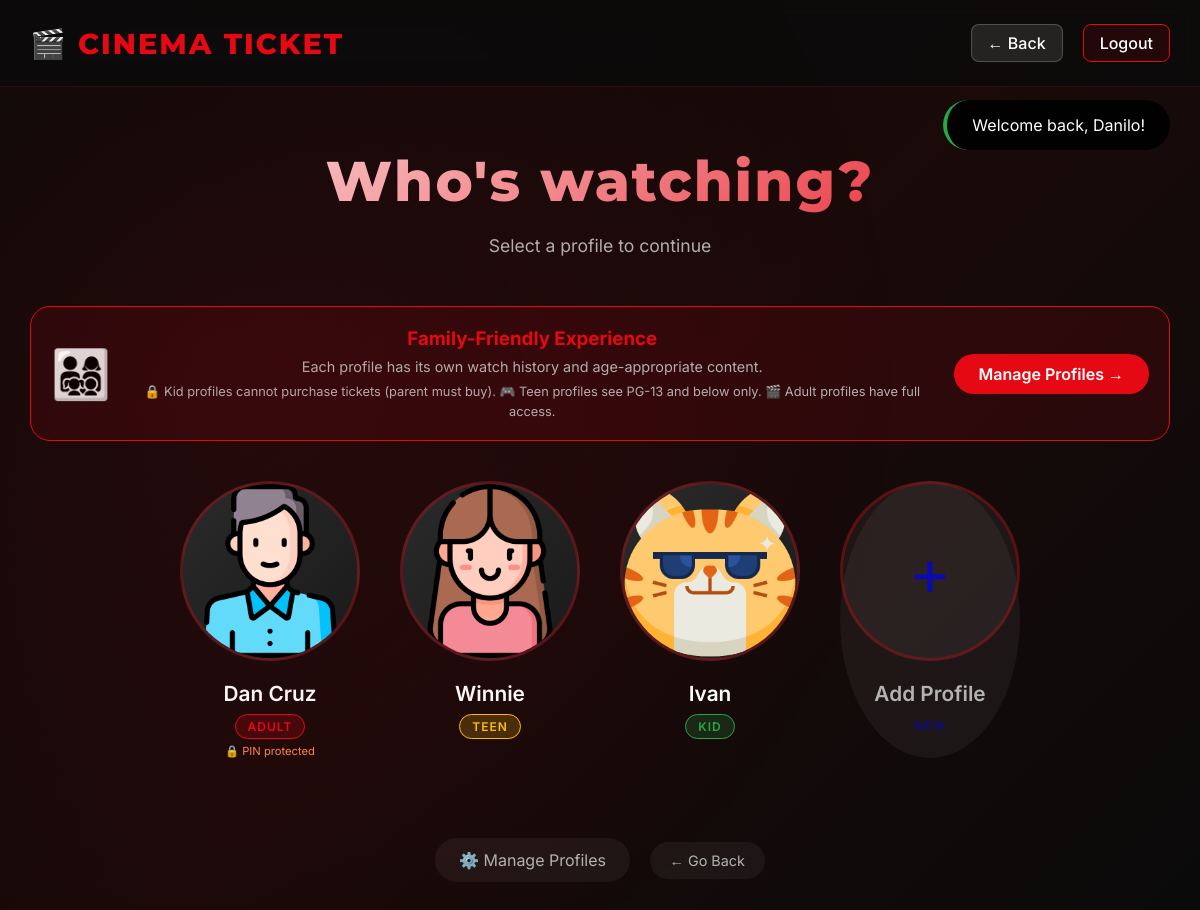
The page /user/select_profile.php (signed in) on the database its author committed.
### tables this page shows
CREATE TABLE `user_profiles` (
  `id` int(11) NOT NULL,
  `user_id` int(11) NOT NULL,
  `profile_name` varchar(100) NOT NULL,
  `profile_type` enum('adult','teen','kid') DEFAULT 'adult',
  `avatar` varchar(255) DEFAULT NULL,
  `pin` varchar(500) DEFAULT NULL,
  `is_active` tinyint(1) DEFAULT 1,
  `created_at` timestamp NOT NULL DEFAULT current_timestamp()
);

### includes/functions.php (called while the page is built, shortened)
<?php
function getFlash() {
    if (isset($_SESSION['flash'])) {
        $flash = $_SESSION['flash'];
        return $flash;
    }
    return null;
}
function getAvatarImage($avatar_filename) {
    $avatar_path = '../uploads/avatars/' . $avatar_filename;
    $full_path = __DIR__ . '/../uploads/avatars/' . $avatar_filename;
    if (file_exists($full_path)) {
        return $avatar_path;
    }
    return null;
}
?>

### user/select_profile.php (the view, shortened to what this page needs)
<?php
require_once '../includes/functions.php';
$pdo = getDB();
$stmt = $pdo->prepare("SELECT * FROM user_profiles WHERE user_id = ? ORDER BY profile_type, profile_name");
$stmt->execute([$_SESSION['user_id']]);
$profiles = $stmt->fetchAll();
$profile_count = count($profiles);
$can_add_more = $profile_count < 5;
$is_adult = ($_SESSION['account_type'] == 'adult');
?>
<!DOCTYPE html>
<html lang="en">
<head>
</head>
<body>
    <nav class="navbar">
        <div class="nav-container">
            <a href="../index.php" class="logo">CINEMA TICKET</a>
            <div class="nav-links">
                <a href="javascript:history.back()" class="back-btn">← Back</a>
                <a href="../auth/logout.php" class="logout-btn">Logout</a>
            </div>
        </div>
    </nav>
    <div class="container">
        <div class="profiles-container">
            <h1>Who's watching?</h1>
            <p class="subtitle">Select a profile to continue</p>
            <div class="family-info">
                <div class="family-info-icon">👨‍👩‍👧‍👦</div>
                <div class="family-info-content">
                    <h3>Family-Friendly Experience</h3>
                    <p>Each profile has its own watch history and age-appropriate content.</p>
                    <small>🔒 Kid profiles cannot purchase tickets (parent must buy). 🎮 Teen profiles see PG-13 and below only. 🎬 Adult profiles have full access.</small>
                </div>
                <?php if ($is_adult): ?>
                    <a href="manage_profiles.php" class="manage-profiles-link">Manage Profiles →</a>
                <?php endif; ?>
            </div>
            <div class="profiles-grid">
                <?php foreach ($profiles as $profile): ?>
                    <div class="profile-card" data-profile-id="<?php echo $profile['id']; ?>" data-profile-name="<?php echo htmlspecialchars($profile['profile_name']); ?>" data-has-pin="<?php echo $profile['pin'] ? 'true' : 'false'; ?>">
                        <div class="avatar">
                            <?php
                            $avatar_path = getAvatarImage($profile['avatar']);
                            if ($avatar_path && file_exists($avatar_path)):
                            ?>
                                <img src="<?php echo $avatar_path; ?>" alt="<?php echo htmlspecialchars($profile['profile_name']); ?>">
                            <?php endif; ?>
                        </div>
                        <div class="profile-name"><?php echo htmlspecialchars($profile['profile_name']); ?></div>
                        <div class="profile-badge badge-<?php echo $profile['profile_type']; ?>">
                            <?php echo ucfirst($profile['profile_type']); ?>
                        </div>
                        <?php if ($profile['pin']): ?>
                            <div style="font-size: 0.7rem; color: #ff8844; margin-top: 5px;">🔒 PIN protected</div>
                        <?php endif; ?>
                    </div>
                <?php endforeach; ?>
                <?php if ($can_add_more && $is_adult): ?>
                    <a href="manage_profiles.php" class="profile-card add-profile">
                        <div class="avatar">
                            <div class="avatar-emoji">+</div>
                        </div>
                        <div class="profile-name">Add Profile</div>
                        <div class="profile-badge" style="opacity: 0.5;">New</div>
                    </a>
                <?php endif; ?>
            </div>
            <div>
                <?php if ($is_adult): ?>
                    <a href="manage_profiles.php" class="manage-link">⚙️ Manage Profiles</a>
                <?php endif; ?>
                <a href="javascript:history.back()" class="back-link">← Go Back</a>
            </div>
        </div>
    </div>
    <?php
    $flash = getFlash();
    if ($flash):
    ?>
    <div class="flash-message flash-<?php echo $flash['type']; ?>">
        <?php echo htmlspecialchars($flash['message']); ?>
    </div>
    <?php endif; ?>
</body>
</html>

### rows shown on the page
user_profiles: avatar (picture), profile_name "Dan Cruz", profile_type "ADULT", shows "🔒 PIN protected"
user_profiles: avatar (picture), profile_name "Winnie", profile_type "TEEN"
user_profiles: avatar (picture), profile_name "Ivan", profile_type "KID"

### other values the page prints
$flash['message'] "Welcome back, Danilo!"
